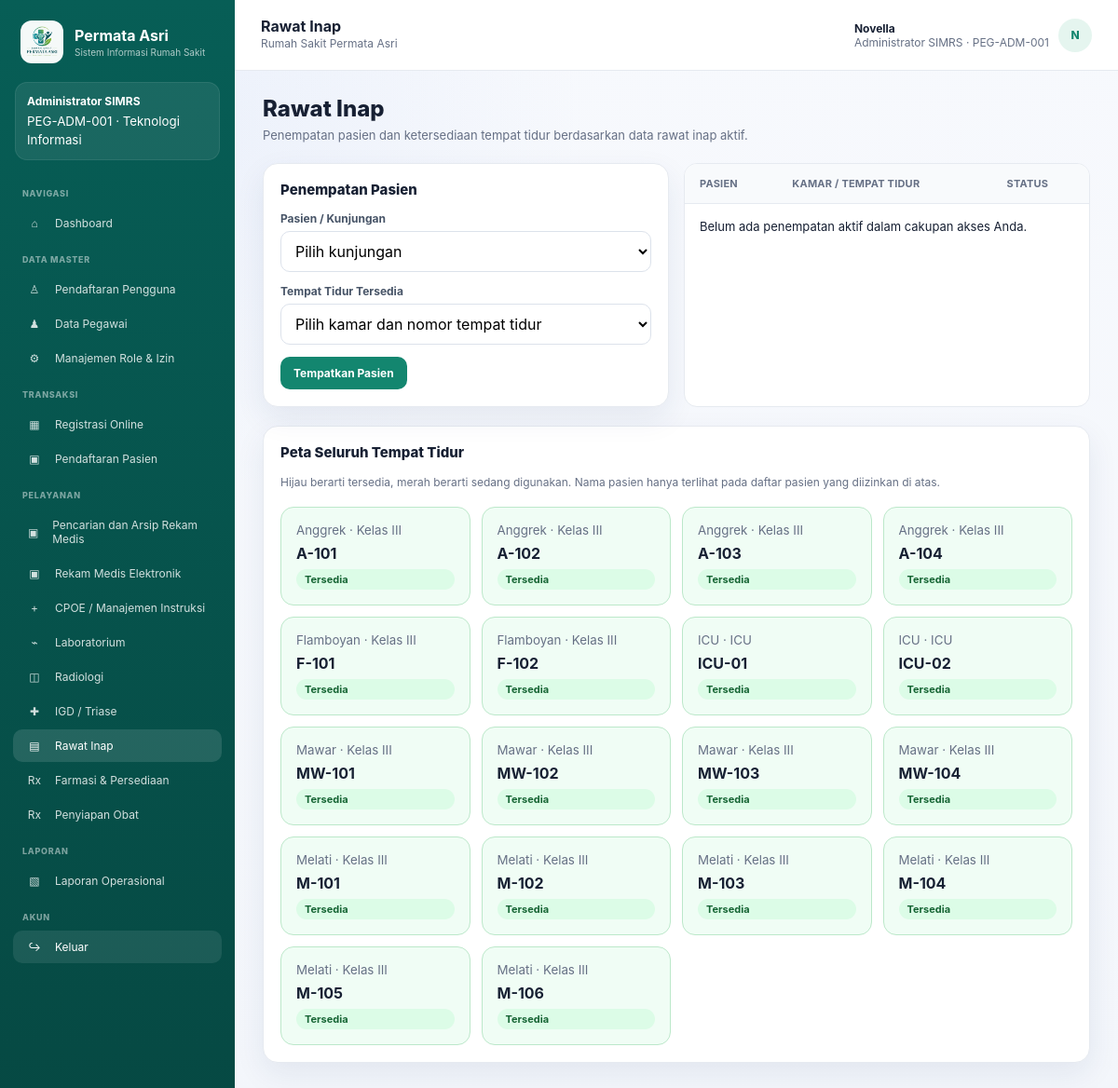
/inpatient.php (signed in), run on the app's committed database.
### tables this page shows
CREATE TABLE users (
    id INT AUTO_INCREMENT PRIMARY KEY,
    employee_id INT NOT NULL UNIQUE,
    username VARCHAR(60) NOT NULL UNIQUE,
    password_hash VARCHAR(255) NOT NULL,
    is_active TINYINT(1) NOT NULL DEFAULT 1,
    created_at DATETIME NOT NULL DEFAULT CURRENT_TIMESTAMP,
    CONSTRAINT fk_user_employee FOREIGN KEY (employee_id) REFERENCES employees(id)
);

CREATE TABLE roles (
    id INT AUTO_INCREMENT PRIMARY KEY,
    code VARCHAR(50) NOT NULL UNIQUE,
    name VARCHAR(100) NOT NULL
);

CREATE TABLE employees (
    id INT AUTO_INCREMENT PRIMARY KEY,
    employee_code VARCHAR(30) NOT NULL UNIQUE,
    full_name VARCHAR(150) NOT NULL,
    profession VARCHAR(100) NOT NULL,
    role_id INT NOT NULL,
    unit_id INT NULL,
    is_active TINYINT(1) NOT NULL DEFAULT 1,
    CONSTRAINT fk_employee_role FOREIGN KEY (role_id) REFERENCES roles(id),
    CONSTRAINT fk_employee_unit FOREIGN KEY (unit_id) REFERENCES units(id)
);

CREATE TABLE units (
    id INT AUTO_INCREMENT PRIMARY KEY,
    code VARCHAR(30) NOT NULL UNIQUE,
    name VARCHAR(100) NOT NULL,
    unit_type VARCHAR(30) NOT NULL
);

CREATE TABLE menus (
    id INT AUTO_INCREMENT PRIMARY KEY,
    label VARCHAR(100) NOT NULL,
    icon VARCHAR(10) NOT NULL,
    section_name VARCHAR(50) NOT NULL,
    page_file VARCHAR(100) NOT NULL,
    permission_code VARCHAR(80) NOT NULL,
    sort_order INT NOT NULL DEFAULT 0,
    is_active TINYINT(1) NOT NULL DEFAULT 1
);

CREATE TABLE IF NOT EXISTS hospital_beds (id INT AUTO_INCREMENT PRIMARY KEY, room VARCHAR(70) NOT NULL, bed_code VARCHAR(40) NOT NULL, room_class VARCHAR(50) NOT NULL DEFAULT 'Kelas III', is_active TINYINT(1) NOT NULL DEFAULT 1, UNIQUE KEY uq_room_bed(room,bed_code));

### config/database.php (called while the page is built, shortened)
<?php
function db_setting(string $name, string $default): string { $value=getenv($name); return $value===false ? $default : $value; }
function db(): PDO
{
    static $pdo = null;
    if ($pdo instanceof PDO) {
        return $pdo;
    }
    $dsn = 'mysql:host=' . db_setting('SIMRS_DB_HOST','127.0.0.1') . ';port=' . db_setting('SIMRS_DB_PORT','8889') . ';dbname=' . db_setting('SIMRS_DB_NAME','simrs_permata_asri') . ';charset=utf8mb4';
    $pdo = new PDO($dsn, db_setting('SIMRS_DB_USER','root'), db_setting('SIMRS_DB_PASS','root'), [
        PDO::ATTR_ERRMODE => PDO::ERRMODE_EXCEPTION,
        PDO::ATTR_DEFAULT_FETCH_MODE => PDO::FETCH_ASSOC,
        PDO::ATTR_EMULATE_PREPARES => false,
    ]);
    return $pdo;
}

### includes/functions.php (called while the page is built, shortened)
<?php
require_once __DIR__ . '/../config/database.php';
function e(?string $value): string
{
    return htmlspecialchars($value ?? '', ENT_QUOTES, 'UTF-8');
}
function current_user(): ?array
{
    $stmt = db()->prepare(
        'SELECT u.id AS user_id, u.username, e.id AS employee_id, e.employee_code,
                e.full_name, e.profession, r.id AS role_id, r.code AS role_code,
                r.name AS role_name, un.name AS unit_name, e.unit_id
         FROM users u
         JOIN employees e ON e.id = u.employee_id
         JOIN roles r ON r.id = e.role_id
         LEFT JOIN units un ON un.id = e.unit_id
         WHERE u.id = ? AND u.is_active = 1
         LIMIT 1'
    );
    $stmt->execute([$_SESSION['user_id']]);
    $user = $stmt->fetch();
    return $user ?: null;
}
function require_login(): array
{
    $user = current_user();
    return $user;
}
function sidebar_menus(int $roleId): array
{
    $stmt = db()->prepare(
        'SELECT DISTINCT m.id, m.label, m.icon, m.section_name, m.page_file, m.sort_order
         FROM menus m
         JOIN permissions p ON p.code = m.permission_code
         JOIN role_permissions rp ON rp.permission_id = p.id
         WHERE rp.role_id = ? AND m.is_active = 1
         ORDER BY m.sort_order, m.id'
    );
    $stmt->execute([$roleId]);
    $result=$stmt->fetchAll();
    $user=current_user();
    return array_values(array_filter($result, static function($m) use ($user) {
        $restricted=['user_registration.php','employees.php','role_management.php','reporting.php'];
        if (in_array($m['page_file'],$restricted,true) && !is_admin($user)) return false;
        if ($m['page_file']==='inpatient.php' && in_array(($user['role_code']??''),['dokter','perawat'],true)) {
            $q=db()->prepare('SELECT unit_type FROM units WHERE id=?'); $q->execute([(int)($user['unit_id']??0)]);
            if ($q->fetchColumn()!=='RAWAT_INAP') return false;
        }
        return true;
    }));
}
function is_admin(array $user): bool { return $user['role_code'] === 'admin_simrs'; }
function is_nurse(array $user): bool { return in_array($user['role_code'], ['perawat','igd'], true); }
function patient_scope(array $user, string $mode = 'active'): array {
    if (is_admin($user) || $user['role_code'] === 'rekammedis') return ['1=1', []];
    return ['1=0', []];
}

### inpatient.php (the view, shortened to what this page needs)
<?php
require_once __DIR__.'/includes/functions.php';
$user=require_login(); require_permission($user,'inpatient.manage'); $pageTitle='Rawat Inap'; $pdo=db();
[$scope,$params]=patient_scope($user,'active');
$st=$pdo->prepare("SELECT ia.*,p.full_name,p.medical_record_no,e.employee_code FROM inpatient_admissions ia JOIN registrations r ON r.id=ia.registration_id JOIN patients p ON p.id=r.patient_id JOIN employees e ON e.id=ia.ordered_by WHERE ($scope) ORDER BY ia.id DESC");$st->execute($params);$rows=$st->fetchAll();
$beds=$pdo->query("SELECT b.*,ia.id AS admission_id,p.full_name AS patient_name FROM hospital_beds b LEFT JOIN inpatient_admissions ia ON ia.room=b.room AND ia.bed=b.bed_code AND ia.status='Dirawat' LEFT JOIN registrations r ON r.id=ia.registration_id LEFT JOIN patients p ON p.id=r.patient_id WHERE b.is_active=1 ORDER BY b.room,b.bed_code")->fetchAll();
require __DIR__.'/includes/header.php';
?>
<h1 class="page-title">Rawat Inap</h1><p class="page-subtitle">Penempatan pasien dan ketersediaan tempat tidur berdasarkan data rawat inap aktif.</p>
<div class="grid grid-2"><div class="card"><h2 class="section-title">Penempatan Pasien</h2>
<?php if(!is_nurse($user)):?><form method="post"><div class="field"><label>Pasien / Kunjungan</label><select name="registration_id" class="input" required><option value="">Pilih kunjungan</option></select></div><div class="field"><label>Tempat Tidur Tersedia</label><select class="input" name="bed_id" required><option value="">Pilih kamar dan nomor tempat tidur</option></select></div><button class="btn btn-primary">Tempatkan Pasien</button></form><?php else:?><p class="note">Perawat dapat memantau pasien yang sedang dirawat sesuai pembagian unitnya.</p><?php endif;?></div>
<div class="table-wrap"><table><thead><tr><th>Pasien</th><th>Kamar / Tempat Tidur</th><th>Status</th></tr></thead><tbody><?php if(!$rows):?><tr><td colspan="3">Belum ada penempatan aktif dalam cakupan akses Anda.</td></tr><?php endif;?></tbody></table></div></div>
<div class="card" style="margin-top:20px"><h2 class="section-title">Peta Seluruh Tempat Tidur</h2><p class="note">Hijau berarti tersedia, merah berarti sedang digunakan. Nama pasien hanya terlihat pada daftar pasien yang diizinkan di atas.</p><div class="bed-grid" style="margin-top:16px"><?php foreach($beds as $b):?><div class="bed-tile <?=$b['admission_id']?'occupied':'available'?>"><small><?=e($b['room'])?> · <?=e($b['room_class'])?></small><b><?=e($b['bed_code'])?></b><span class="badge <?=$b['admission_id']?'badge-red':'badge-green'?>"><?=$b['admission_id']?'Terisi':'Tersedia'?></span></div><?php endforeach;?></div></div>
<?php require __DIR__.'/includes/footer.php';?>

### includes/header.php (shortened to what this page needs)
<?php
$pageTitle = $pageTitle ?? 'SIMRS';
$activeFile = basename($_SERVER['PHP_SELF']);
$menus = sidebar_menus((int) $user['role_id']);
$initials = strtoupper(substr($user['full_name'], 0, 1));
?>
<!DOCTYPE html>
<html lang="id">
<head>
  <link rel="stylesheet" href="assets/css/app.css">
</head>
<body>
  <aside class="sidebar">
    <div class="sidebar-brand">
      <div class="brand-mark"><img src="assets/images/permata-asri-logo.png" alt="Logo Rumah Sakit Permata Asri"></div>
      <div>
        <strong>Permata Asri</strong>
        <small>Sistem Informasi Rumah Sakit</small>
      </div>
    </div>
    <div class="role-card">
      <b><?= e($user['role_name']) ?></b>
      <small><?= e($user['employee_code']) ?> · <?= e($user['unit_name'] ?? '-') ?></small>
    </div>
    <?php $section = null; ?>
    <?php foreach ($menus as $menu): ?>
      <?php if ($section !== $menu['section_name']): $section = $menu['section_name']; ?>
        <div class="sidebar-menu-title"><?= e($section) ?></div>
      <?php endif; ?>
      <a class="sidebar-link <?= $activeFile === $menu['page_file'] ? 'active' : '' ?>" href="<?= e($menu['page_file']) ?>">
        <span class="ico"><?= e($menu['icon']) ?></span>
        <span><?= e($menu['label']) ?></span>
      </a>
    <?php endforeach; ?>
    <div class="sidebar-menu-title">AKUN</div>
    <a href="#" class="sidebar-link logout-link" data-open-logout>
      <span class="ico">↪</span><span>Keluar</span>
    </a>
  </aside>
  <div class="content-shell">
    <header class="topbar">
      <div>
        <strong><?= e($pageTitle) ?></strong>
        <div class="note">Rumah Sakit Permata Asri</div>
      </div>
      <div class="user-chip">
        <div>
          <strong><?= e($user['full_name']) ?></strong>
          <span><?= e($user['profession']) ?> · <?= e($user['employee_code']) ?></span>
        </div>
        <div class="avatar"><?= e($initials) ?></div>
      </div>
    </header>
    <main class="page-wrap">

### data on the page
users: roles.name "Administrator SIMRS", employee.employee_code "PEG-ADM-001", units.name "Teknologi Informasi", employee.full_name "Novella", employee.profession "Administrator SIMRS", employee.full_name "N"
menus: section_name "NAVIGASI", icon "⌂", label "Dashboard"
menus: section_name "DATA MASTER", icon "♙", label "Pendaftaran Pengguna"
menus: icon "♟", label "Data Pegawai"
menus: icon "⚙", label "Manajemen Role & Izin"
menus: section_name "TRANSAKSI", icon "▦", label "Registrasi Online"
menus: icon "▣", label "Pendaftaran Pasien"
menus: section_name "PELAYANAN", icon "▣", label "Pencarian dan Arsip Rekam Medis"
menus: icon "▣", label "Rekam Medis Elektronik"
menus: icon "+", label "CPOE / Manajemen Instruksi"
menus: icon "⌁", label "Laboratorium"
menus: icon "◫", label "Radiologi"
menus: icon "✚", label "IGD / Triase"
menus: icon "▤", label "Rawat Inap"
menus: icon "Rx", label "Farmasi & Persediaan"
menus: icon "Rx", label "Penyiapan Obat"
menus: section_name "LAPORAN", icon "▧", label "Laporan Operasional"
hospital_beds: room "Anggrek", room_class "Kelas III", bed_code "A-101"
hospital_beds: room "Anggrek", room_class "Kelas III", bed_code "A-102"
hospital_beds: room "Anggrek", room_class "Kelas III", bed_code "A-103"
hospital_beds: room "Anggrek", room_class "Kelas III", bed_code "A-104"
hospital_beds: room "Flamboyan", room_class "Kelas III", bed_code "F-101"
hospital_beds: room "Flamboyan", room_class "Kelas III", bed_code "F-102"
hospital_beds: room "ICU", room_class "ICU", bed_code "ICU-01"
hospital_beds: room "ICU", room_class "ICU", bed_code "ICU-02"
hospital_beds: room "Mawar", room_class "Kelas III", bed_code "MW-101"
hospital_beds: room "Mawar", room_class "Kelas III", bed_code "MW-102"
hospital_beds: room "Mawar", room_class "Kelas III", bed_code "MW-103"
hospital_beds: room "Mawar", room_class "Kelas III", bed_code "MW-104"
hospital_beds: room "Melati", room_class "Kelas III", bed_code "M-101"
hospital_beds: room "Melati", room_class "Kelas III", bed_code "M-102"
hospital_beds: room "Melati", room_class "Kelas III", bed_code "M-103"
hospital_beds: room "Melati", room_class "Kelas III", bed_code "M-104"
hospital_beds: room "Melati", room_class "Kelas III", bed_code "M-105"
hospital_beds: room "Melati", room_class "Kelas III", bed_code "M-106"

### other printed values
$pageTitle "Rawat Inap"
